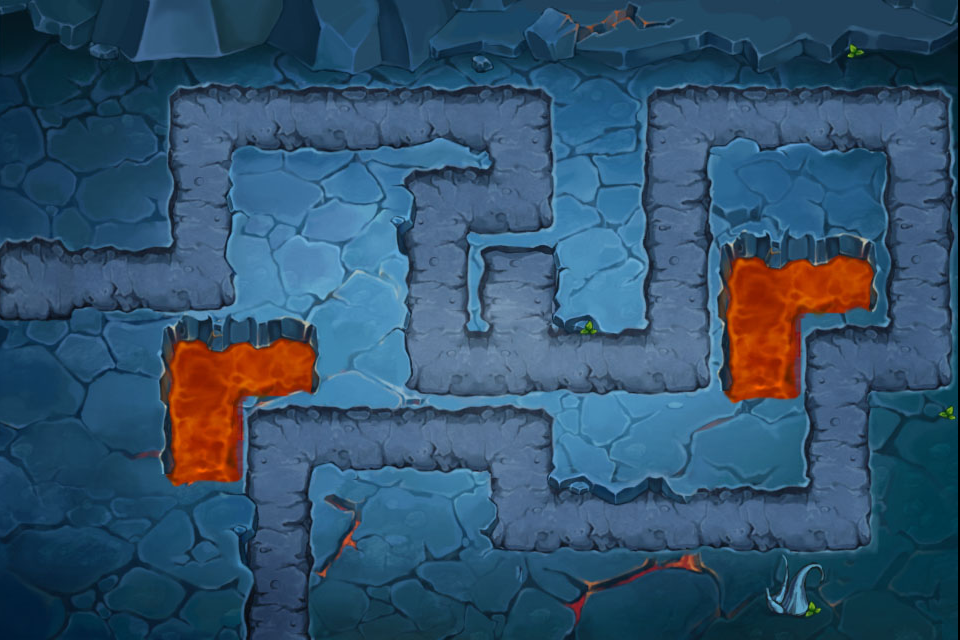

This game map was drawn from its Tiled (.tmx) file and the tilesets committed beside it. A one-line description and the trimmed map source follow:
An orthogonal 12x8 tile map with 80x80 px tiles, 1 tile layer (Background) and 15 objects (2x board, hero, tunnelporta.png, stone_5.png, tree1.png, ...).

<map version="1.0" orientation="orthogonal" width="12" height="8" tilewidth="80" tileheight="80">
 <tileset firstgid="1" name="level2_2bg" tilewidth="80" tileheight="80">
  <tileoffset x="-2" y="0" />
  <image source="level2_2bg.jpg" width="960" height="640" />
  <tile id="12">
   <properties>
    <property name="tiletype" value="1" />
   </properties>
  </tile>
  <tile id="13">
   <properties>
    <property name="tiletype" value="1" />
   </properties>
  </tile>
  <tile id="14">
   <properties>
    <property name="tiletype" value="0" />
   </properties>
  </tile>
  <tile id="15">
   <properties>
    <property name="tiletype" value="0" />
   </properties>
  </tile>
  <tile id="16">
   <properties>
    <property name="tiletype" value="0" />
   </properties>
  </tile>
  <tile id="17">
   <properties>
    <property name="tiletype" value="0" />
   </properties>
  </tile>
  <tile id="18">
   <properties>
    <property name="tiletype" value="0" />
   </properties>
  </tile>
  <tile id="19">
   <properties>
    <property name="tiletype" value="1" />
   </properties>
  </tile>
  <tile id="20">
   <properties>
    <property name="tiletype" value="0" />
   </properties>
  </tile>
  <tile id="21">
   <properties>
    <property name="tiletype" value="0" />
   </properties>
  </tile>
  <tile id="22">
   <properties>
    <property name="tiletype" value="0" />
   </properties>
  </tile>
  <tile id="23">
   <properties>
    <property name="tiletype" value="0" />
   </properties>
  </tile>
  <tile id="24">
   <properties>
    <property name="tiletype" value="1" />
   </properties>
  </tile>
  <tile id="25">
   <properties>
    <property name="tiletype" value="1" />
   </properties>
  </tile>
  <tile id="26">
   <properties>
    <property name="tiletype" value="0" />
   </properties>
  </tile>
  <tile id="27">
   <properties>
    <property name="tiletype" value="1" />
   </properties>
  </tile>
  <tile id="28">
   <properties>
    <property name="tiletype" value="1" />
   </properties>
  </tile>
  <tile id="29">
   <properties>
    <property name="tiletype" value="0" />
   </properties>
  </tile>
  <tile id="30">
   <properties>
    <property name="tiletype" value="0" />
   </properties>
  </tile>
  <tile id="31">
   <properties>
    <property name="tiletype" value="10" />
   </properties>
  </tile>
  <tile id="32">
   <properties>
    <property name="tiletype" value="0" />
   </properties>
  </tile>
  <tile id="33">
   <properties>
    <property name="tiletype" value="1" />
   </properties>
  </tile>
  <tile id="34">
   <properties>
    <property name="tiletype" value="1" />
   </properties>
  </tile>
  <tile id="35">
   <properties>
    <property name="tiletype" value="0" />
   </properties>
  </tile>
  <tile id="36">
   <properties>
    <property name="tiletype" value="0" />
   </properties>
  </tile>
  <tile id="37">
   <properties>
    <property name="tiletype" value="0" />
   </properties>
  </tile>
  <tile id="38">
   <properties>
    <property name="tiletype" value="0" />
   </properties>
  </tile>
  <tile id="39">
   <properties>
    <property name="tiletype" value="1" />
   </properties>
  </tile>
  <tile id="40">
   <properties>
    <property name="tiletype" value="1" />
   </properties>
  </tile>
  <tile id="41">
   <properties>
    <property name="tiletype" value="0" />
   </properties>
  </tile>
  <tile id="43">
   <properties>
    <property name="tiletype" value="1" />
   </properties>
  </tile>
  <tile id="44">
   <properties>
    <property name="tiletype" value="0" />
   </properties>
  </tile>
  <tile id="45">
   <properties>
    <property name="tiletype" value="2" />
   </properties>
  </tile>
  <tile id="46">
   <properties>
    <property name="tiletype" value="2" />
   </properties>
  </tile>
  <tile id="47">
   <properties>
    <property name="tiletype" value="0" />
   </properties>
  </tile>
  <tile id="50">
   <properties>
    <property name="tiletype" value="2" />
   </properties>
  </tile>
  <tile id="51">
   <properties>
    <property name="tiletype" value="2" />
   </properties>
  </tile>
  <tile id="52">
   <properties>
    <property name="tiletype" value="1" />
   </properties>
  </tile>
  <tile id="53">
   <properties>
    <property name="tiletype" value="0" />
   </properties>
  </tile>
  <tile id="54">
   <properties>
    <property name="tiletype" value="0" />
   </properties>
  </tile>
  <tile id="55">
   <properties>
    <property name="tiletype" value="0" />
   </properties>
  </tile>
  <tile id="56">
   <properties>
    <property name="tiletype" value="0" />
   </properties>
  </tile>
  <tile id="57">
   <properties>
    <property name="tiletype" value="2" />
   </properties>
  </tile>
  <tile id="58">
   <properties>
    <property name="tiletype" value="0" />
   </properties>
  </tile>
  <tile id="59">
   <properties>
    <property name="tiletype" value="0" />
   </properties>
  </tile>
  <tile id="60">
   <properties>
    <property name="tiletype" value="1" />
   </properties>
  </tile>
  <tile id="61">
   <properties>
    <property name="tiletype" value="1" />
   </properties>
  </tile>
  <tile id="62">
   <properties>
    <property name="tiletype" value="2" />
   </properties>
  </tile>
  <tile id="63">
   <properties>
    <property name="tiletype" value="0" />
   </properties>
  </tile>
  <tile id="64">
   <properties>
    <property name="tiletype" value="0" />
   </properties>
  </tile>
  <tile id="65">
   <properties>
    <property name="tiletype" value="0" />
   </properties>
  </tile>
  <tile id="66">
   <properties>
    <property name="tiletype" value="0" />
   </properties>
  </tile>
  <tile id="67">
   <properties>
    <property name="tiletype" value="1" />
   </properties>
  </tile>
  <tile id="68">
   <properties>
    <property name="tiletype" value="1" />
   </properties>
  </tile>
  <tile id="69">
   <properties>
    <property name="tiletype" value="1" />
   </properties>
  </tile>
  <tile id="70">
   <properties>
    <property name="tiletype" value="0" />
   </properties>
  </tile>
  <tile id="71">
   <properties>
    <property name="tiletype" value="1" />
   </properties>
  </tile>
  <tile id="72">
   <properties>
    <property name="tiletype" value="1" />
   </properties>
  </tile>
  <tile id="73">
   <properties>
    <property name="tiletype" value="1" />
   </properties>
  </tile>
  <tile id="74">
   <properties>
    <property name="tiletype" value="1" />
   </properties>
  </tile>
  <tile id="75">
   <properties>
    <property name="tiletype" value="0" />
   </properties>
  </tile>
  <tile id="76">
   <properties>
    <property name="tiletype" value="1" />
   </properties>
  </tile>
  <tile id="77">
   <properties>
    <property name="tiletype" value="1" />
   </properties>
  </tile>
  <tile id="78">
   <properties>
    <property name="tiletype" value="0" />
   </properties>
  </tile>
  <tile id="79">
   <properties>
    <property name="tiletype" value="0" />
   </properties>
  </tile>
  <tile id="80">
   <properties>
    <property name="tiletype" value="0" />
   </properties>
  </tile>
  <tile id="81">
   <properties>
    <property name="tiletype" value="0" />
   </properties>
  </tile>
  <tile id="82">
   <properties>
    <property name="tiletype" value="0" />
   </properties>
  </tile>
  <tile id="83">
   <properties>
    <property name="tiletype" value="1" />
   </properties>
  </tile>
  <tile id="87">
   <properties>
    <property name="tiletype" value="0" />
   </properties>
  </tile>
 </tileset>
 <layer name="Background" width="12" height="8">
  <data>[96 cells, 96 non-empty, 96 distinct tile ids]</data>
 </layer>
 <objectgroup name="Objects" width="12" height="8">
  <object name="hero" x="600" y="200" />
  <object name="tunnelporta.png" x="268" y="635" />
  <object name="stone_5.png" x="61" y="615" />
  <object name="tree1.png" x="101" y="625" />
  <object name="bone5.png" x="573" y="418" />
  </objectgroup>
</map>
<!-- 10 of 15 objects omitted -->
